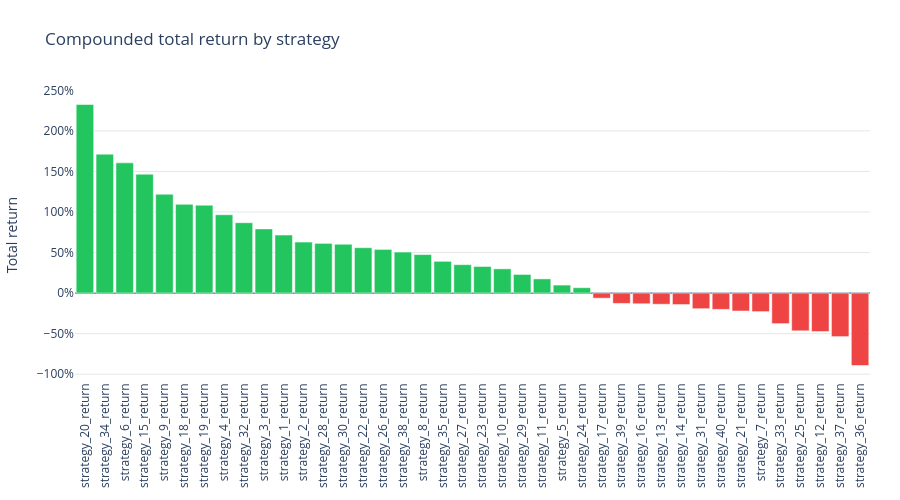

Source (notebook cell):
### Markdown cell above
## 4. Plot DataFrame columns

A one-row DataFrame produces one bar per selected column. This example first compounds each strategy's daily returns into a financially meaningful total return, then uses the resulting columns as bar categories.

The `columns` argument accepts exact names and shell-style patterns. Because every generated column ends in `_return`, the `"*_return"` pattern selects all 40 strategies.

### Code cell
total_returns = strategies.add(1).prod().sub(1).to_frame().T
total_returns.columns = [f"{column}_return" for column in total_returns.columns]

fig = q.plot.barchart(
    data=total_returns,
    columns="*_return",
    sorted=True,
    title="Compounded total return by strategy",
    yaxis_title="Total return",
)
fig.update_yaxes(tickformat=".0%")
fig.show()

### Figure 1 — Plotly figure (JSON) as saved in the notebook; plotly's stock layout.template omitted (floating-point values rounded to 4 significant figures)
{"data": [{"hovertemplate": "%{x}<br>%{y:,.4g}<extra></extra>", "marker": {"color": ["#22C55E", "#22C55E", "#22C55E", "#22C55E", "#22C55E", "#22C55E", "#22C55E", "#22C55E", "#22C55E", "#22C55E", "#22C55E", "#22C55E", "#22C55E", "#22C55E", "#22C55E", "#22C55E", "#22C55E", "#22C55E", "#22C55E", "#22C55E", "#22C55E", "#22C55E", "#22C55E", "#22C55E", "#22C55E", "#22C55E", "#EF4444", "#EF4444", "#EF4444", "#EF4444", "#EF4444", "#EF4444", "#EF4444", "#EF4444", "#EF4444", "#EF4444", "#EF4444", "#EF4444", "#EF4444", "#EF4444"], "line": {"color": "#FFFFFF", "width": 0.5}}, "type": "bar", "x": ["strategy_20_return", "strategy_34_return", "strategy_6_return", "strategy_15_return", "strategy_9_return", "strategy_18_return", "strategy_19_return", "strategy_4_return", "strategy_32_return", "strategy_3_return", "strategy_1_return", "strategy_2_return", "strategy_28_return", "strategy_30_return", "strategy_22_return", "strategy_26_return", "strategy_38_return", "strategy_8_return", "strategy_35_return", "strategy_27_return", "strategy_23_return", "strategy_10_return", "strategy_29_return", "strategy_11_return", "strategy_5_return", "strategy_24_return", "strategy_17_return", "strategy_39_return", "strategy_16_return", "strategy_13_return", "strategy_14_return", "strategy_31_return", "strategy_40_return", "strategy_21_return", "strategy_7_return", "strategy_33_return", "strategy_25_return", "strategy_12_return", "strategy_37_return", "strategy_36_return"], "y": [2.325, 1.712, 1.606, 1.466, 1.218, 1.094, 1.084, 0.9658, 0.8674, 0.7914, 0.715, 0.6282, 0.6127, 0.6018, 0.5596, 0.5381, 0.5058, 0.4745, 0.3912, 0.3502, 0.3279, 0.2987, 0.2296, 0.1747, 0.09843, 0.06593, -0.06314, -0.1276, -0.1321, -0.1377, -0.1417, -0.1927, -0.2009, -0.2214, -0.2287, -0.377, -0.4656, -0.4742, -0.537, -0.8933]}], "layout": {"bargap": 0.12, "height": 500, "hovermode": "x unified", "legend": {"orientation": "h", "x": 0, "xanchor": "left", "y": 1.02}, "margin": {"b": 50, "l": 60, "r": 30, "t": 90}, "showlegend": false, "title": {"text": "Compounded total return by strategy"}, "xaxis": {"automargin": true, "showgrid": false, "tickangle": -90, "type": "category"}, "yaxis": {"gridcolor": "#E5E7EB", "showgrid": true, "tickformat": ".0%", "title": {"text": "Total return"}, "zeroline": true, "zerolinecolor": "#64748B", "zerolinewidth": 1.2}}}
